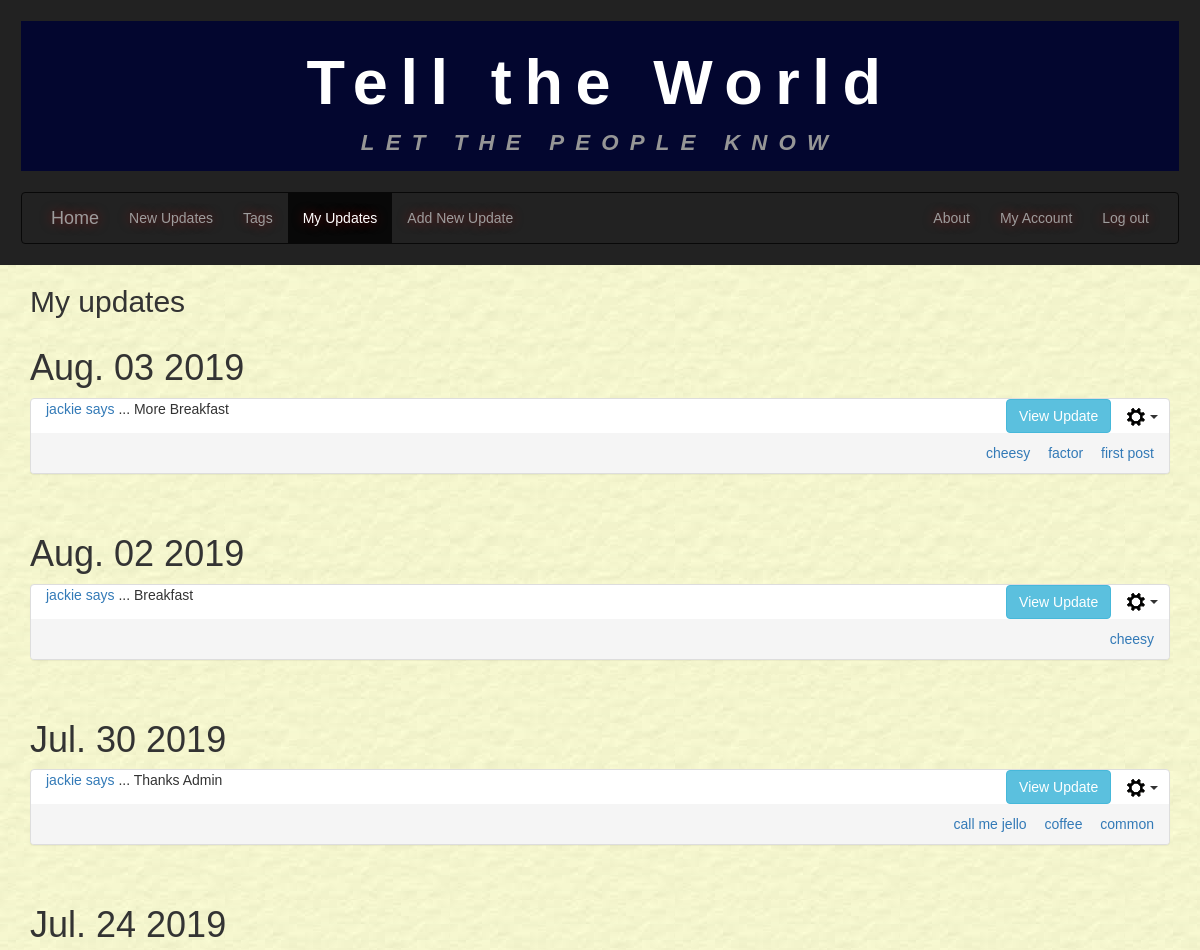
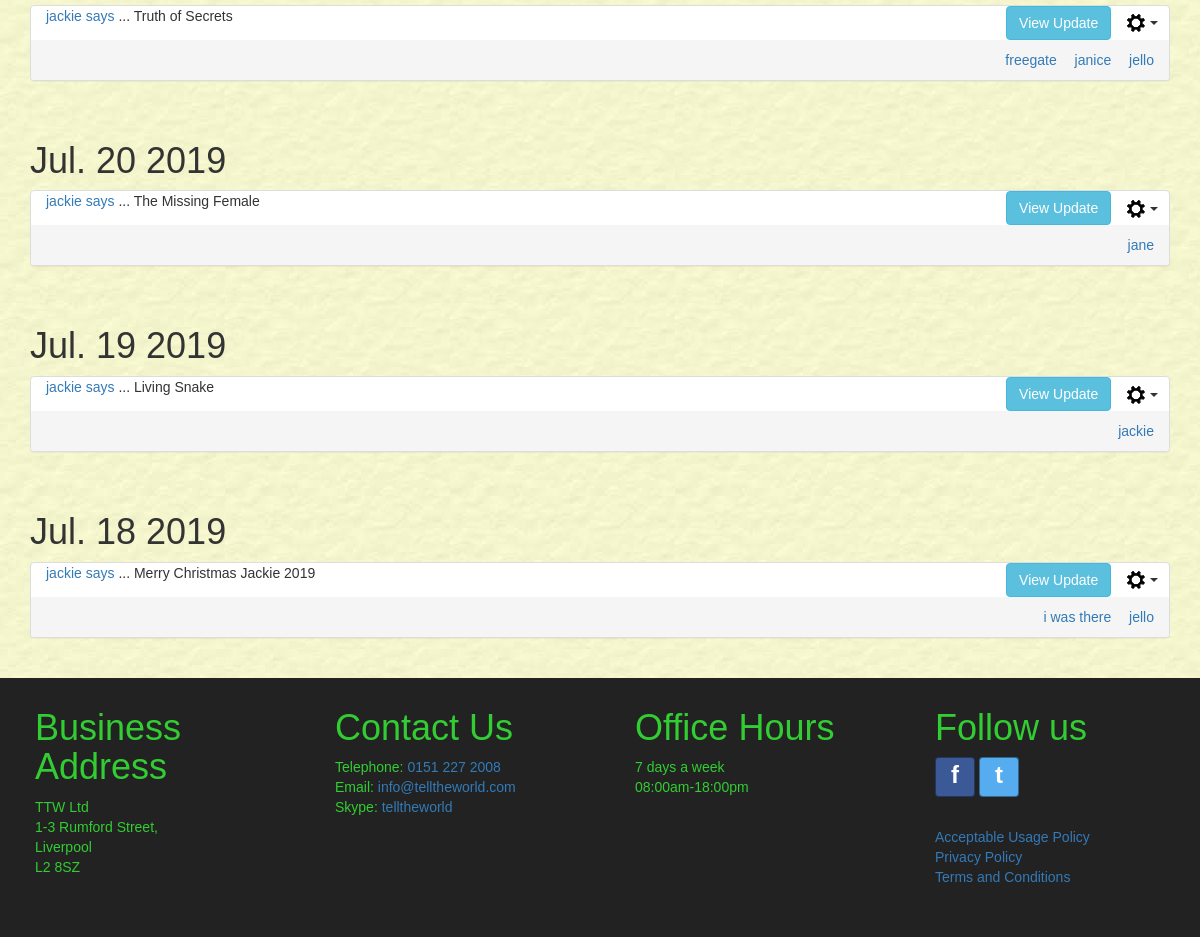
Screenshot of /myupdates/ (signed in) with the database file from the repository (2 pictures, top to bottom).
### tellings/models.py (models this page shows, shortened)
class UserPost(models.Model):
    postID = models.AutoField(primary_key=True, db_column='postID')
    user = models.ForeignKey(settings.AUTH_USER_MODEL, on_delete=models.CASCADE,
                             db_column='user')
    dateOfPost = models.DateTimeField()
    postTitle = models.CharField(max_length=35)
    postText = models.CharField(max_length=255)
    dateOfEdit = models.DateTimeField(null=True, blank=True)
    @property
    def post_tags(self):
        tagmaps = Tagmap.objects.filter(postID=self.postID)
        tagList = sorted([tag.tagID.tagName for tag in tagmaps])
        return tagList
    class Meta:
        verbose_name = "UserPost"
        verbose_name_plural = "UserPosts"

class Tag(models.Model):
    tagID = models.AutoField(primary_key=True, db_column='tagID')
    tagName = models.CharField(max_length=15)
    class Meta:
        ordering = ['tagName']
        verbose_name = "Tag"
        verbose_name_plural = "Tags"

### tellings/views.py (the view)
# urls.py: path('myupdates/', MyUpdatesListView.as_view(), name='myupdates'),
class MyUpdatesListView(LoginRequiredMixin, generic.ListView):
    model = UserPost
    template_name = "tellings/myupdates_list.html"
    paginate_by = 10
    http_method_names = ['get', 'post']
    def get_queryset(self):
        user_id = self.request.user.id
        tagName_val = False
        qs = super().get_queryset()
        if self.request.method == 'GET' and 'tagName' in self.request.GET:
            tagName_val = self.request.GET.get('tagName', False)
        if tagName_val:  # get posts for current user filtered by tagname
            try:
                tagID = Tag.objects.get(tagName=tagName_val).tagID
                tagmaps = Tagmap.objects.filter(tagID=tagID)
                postList = [tm.postID.postID for tm in tagmaps]
                qs = qs.filter(postID__in=postList, user=user_id).order_by('-dateOfPost')
            except:
                qs = qs.filter(user=user_id).order_by('-dateOfPost')
        else:   # get all posts for current user
            qs = qs.filter(user=user_id).order_by('-dateOfPost')
        return qs
    def get_context_data(self, **kwargs):
        context = super(MyUpdatesListView, self).get_context_data(**kwargs)
        current_username = user_id = self.request.user.username
        if self.request.method == 'GET' and 'tagName' in self.request.GET:
            context['tagName'] = self.request.GET.get('tagName', '')
        context['current_username'] = current_username
        return context

### tellings/templates/tellings/myupdates_list.html (shortened to what this page needs)
{% extends 'tellings/base.html' %}
{% block content %}
  <div class="container-fluid main-content">
    <div class="container currentUserUpdates" id="userUpdates">
        <h2>My updates</h2>
        {% if userpost_list %}
        {% load static %}
        {% regroup userpost_list by dateOfPost|date:"M. d Y" as ordered_post_list %}
        {% for mypost in ordered_post_list %}
        <div class="row">
          <h1>{{ mypost.grouper }}</h1>
          <div class="panel-group">
            {% for item in mypost.list %}
              <div class="panel panel-default" id="panel_post_{{ item.postID }}">
                <div class="panel-header">
                  <div class="col-sm-8 panel-postTitle">
                    <p><a href="{% url 'tellings:myupdates' %}" name="{{ item.user }}">
                       {{ item.user }} says</a> ... <span id="postTitle_{{ item.postID }}">{{ item.postTitle }}</span></p>
                  </div>
                  <div class="col-sm-4 align-panel-text-right">
                    <button class="btn btn-info collapse_btn" data-toggle="collapse" data-target="#collapse{{ item.postID }}">View Update</button>
                    {% if current_username %}
                      {% if item.user.username == current_username %}
                        <div class="btn-group">
                            <button type="button" class="btn dropdown-toggle post-cog-btn" data-toggle="dropdown" aria-haspopup="true" aria-expanded="false">
                              <img src="{% static 'tellings/imgs/settings_cog.png' %}" alt="">
                              <span class = "caret"></span>
                            </button>
                        </div>
                      {% endif %}
                    {% endif %}
                  </div>
                </div>
                <div class="panel-footer align_between">
                  <span class="align-panel-footer-text-left last-edited-text">
                  </span>
                  <span class="align-panel-footer-text-right">
                  {% for tag in item.post_tags %}
                    <a class="tagLink" href="{% url 'tellings:myupdates' %}?tagName={{ tag }}" name="{{ tag }}">{{ tag }}</a>
                  {% endfor %}
                  </span>
                </div>
              </div>
              <br />
            {% endfor %}
          </div>
        </div>
        {% endfor %}
        {% else %}
        <div class="row white-inner-container">
          <br />
          <p>No results found.</p>
        </div>
        {% endif %}
    </div>
  </div>
{% endblock %}

### tellings/static/tellings/css/style.css (style rules this page uses)
* { font-family: Arial, Helvetica, sans-serif; margin: 0; padding: 0; color: #333; }
body { background-image: url('../imgs/bgimage.jpg'); }
.container-fluid { margin: 0em; padding-left: 0px; padding-right: 0px; }
.main-content { min-height: 550px; }
.row { margin: 0em; }
.align_between { display: flex; justify-content: space-between; }
.align-panel-text-right { text-align: right; padding-right: 0em; }
.align-panel-footer-text-left { text-align: left; }
.align-panel-footer-text-right { text-align: right; }
.align-panel-footer-text-right a { white-space: nowrap; }
.tagLink { padding-left: 1em; }
.post-cog-btn { padding: 0em 10px 0em 10px; background-color: white; }
.last-edited-text { font-size: 0.8em; font-style: italic; }

### rows the page displays
UserPost: user "jackie", postTitle "More Breakfast"
Tag: post_tags "cheesy" "cheesy"
Tag: post_tags "factor"
Tag: post_tags "first post"
UserPost: user "jackie", postTitle "Breakfast"
UserPost: user "jackie", postTitle "Thanks Admin"
Tag: post_tags "call me jello"
Tag: post_tags "coffee"
Tag: post_tags "common"
UserPost: user "jackie", postTitle "Truth of Secrets"
Tag: post_tags "freegate"
Tag: post_tags "janice"
Tag: post_tags "jello" "jello"
UserPost: user "jackie", postTitle "The Missing Female"
Tag: post_tags "jane"
UserPost: user "jackie", postTitle "Living Snake"
Tag: post_tags "jackie"
UserPost: user "jackie", postTitle "Merry Christmas Jackie 2019"
Tag: post_tags "i was there"

### other values shown
{{ mypost.grouper }} "Aug. 03 2019" "Aug. 02 2019" "Jul. 30 2019" "Jul. 24 2019" "Jul. 20 2019" "Jul. 19 2019" "Jul. 18 2019"
